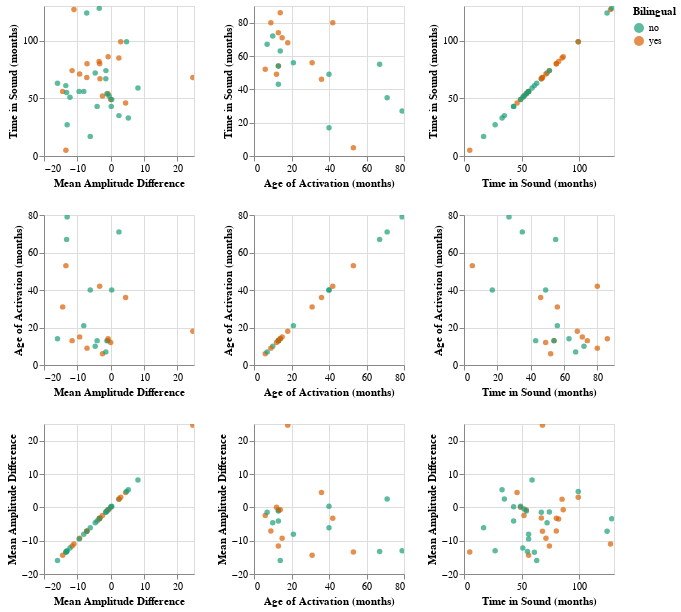

The code cell stored with this chart in its notebook:
### Code cell
# scatter plot matrix of different variables (TiS, age of implant, MNA):
x_list = ['Time in Sound (months)', 'Age of Activation (months)', 'Mean Amplitude Difference']
ah.scatter_matrix(diffdf, x_list, 'Bilingual', output_directory)

### Figure 1 — Vega-Lite specification as saved in the notebook (floating-point values rounded to 4 significant figures)
{"config": {"view": {"continuousWidth": 400, "continuousHeight": 300}}, "repeat": {"column": ["Mean Amplitude Difference", "Age of Activation (months)", "Time in Sound (months)"], "row": ["Time in Sound (months)", "Age of Activation (months)", "Mean Amplitude Difference"]}, "spec": {"data": {"name": "data-f887b60b72f5bdd7e7ba72a0de8e59a6"}, "mark": "circle", "encoding": {"color": {"type": "nominal", "field": "Bilingual", "scale": {"scheme": "dark2"}}, "x": {"type": "quantitative", "field": {"repeat": "column"}}, "y": {"type": "quantitative", "field": {"repeat": "row"}}}, "height": 150, "selection": {"selector002": {"type": "interval", "bind": "scales", "encodings": ["x", "y"]}}, "width": 150}, "$schema": "https://vega.github.io/schema/vega-lite/v4.8.1.json", "datasets": {"data-f887b60b72f5bdd7e7ba72a0de8e59a6": [{"ID": "942", "Group": "CI", "Mean Amplitude": -19.68, "Bilingual": "no", "Age (months)": 56, "Time in Sound (months)": 43, "Age of Activation (months)": 13.0, "Region": "Frontal", "Mean Amplitude Difference": -4.068}, {"ID": "959", "Group": "CI", "Mean Amplitude": -15.05, "Bilingual": "no", "Age (months)": 57, "Time in Sound (months)": 17, "Age of Activation (months)": 40.0, "Region": "Frontal", "Mean Amplitude Difference": -6.121}, {"ID": "925", "Group": "CI", "Mean Amplitude": -15.04, "Bilingual": "yes", "Age (months)": 58, "Time in Sound (months)": 52, "Age of Activation (months)": 6.0, "Region": "Frontal", "Mean Amplitude Difference": -2.451}, {"ID": "956", "Group": "CI", "Mean Amplitude": -20.8, "Bilingual": "yes", "Age (months)": 58, "Time in Sound (months)": 5, "Age of Activation (months)": 53.0, "Region": "Frontal", "Mean Amplitude Difference": -13.43}, {"ID": "955", "Group": "CI", "Mean Amplitude": -2.808, "Bilingual": "yes", "Age (months)": 61, "Time in Sound (months)": 49, "Age of Activation (months)": 12.0, "Region": "Frontal", "Mean Amplitude Difference": 0.009}, {"ID": "904", "Group": "CI", "Mean Amplitude": -20.64, "Bilingual": "yes", "Age (months)": 67, "Time in Sound (months)": 54, "Age of Activation (months)": 13.0, "Region": "Frontal", "Mean Amplitude Difference": -0.795}, {"ID": "911", "Group": "CI", "Mean Amplitude": -17.36, "Bilingual": "no", "Age (months)": 67, "Time in Sound (months)": 54, "Age of Activation (months)": 13.0, "Region": "Frontal", "Mean Amplitude Difference": -1.122}, {"ID": "919", "Group": "CI", "Mean Amplitude": -15.46, "Bilingual": "no", "Age (months)": 74, "Time in Sound (months)": 67, "Age of Activation (months)": 7.0, "Region": "Frontal", "Mean Amplitude Difference": -1.454}, {"ID": "945", "Group": "CI", "Mean Amplitude": -16.92, "Bilingual": "no", "Age (months)": 77, "Time in Sound (months)": 56, "Age of Activation (months)": 21.0, "Region": "Frontal", "Mean Amplitude Difference": -8.067}, {"ID": "961", "Group": "CI", "Mean Amplitude": -19.6, "Bilingual": "no", "Age (months)": 77, "Time in Sound (months)": 63, "Age of Activation (months)": 14.0, "Region": "Frontal", "Mean Amplitude Difference": -15.95}, {"ID": "903", "Group": "CI", "Mean Amplitude": -24.76, "Bilingual": "no", "Age (months)": 82, "Time in Sound (months)": 72, "Age of Activation (months)": 10.0, "Region": "Frontal", "Mean Amplitude Difference": -4.641}, {"ID": "921", "Group": "CI", "Mean Amplitude": -33.19, "Bilingual": "yes", "Age (months)": 82, "Time in Sound (months)": 46, "Age of Activation (months)": 36.0, "Region": "Frontal", "Mean Amplitude Difference": 4.483}, {"ID": "936", "Group": "CI", "Mean Amplitude": -6.697, "Bilingual": "yes", "Age (months)": 86, "Time in Sound (months)": 71, "Age of Activation (months)": 15.0, "Region": "Frontal", "Mean Amplitude Difference": -9.298}, {"ID": "901", "Group": "CI", "Mean Amplitude": -3.359, "Bilingual": "yes", "Age (months)": 86, "Time in Sound (months)": 68, "Age of Activation (months)": 18.0, "Region": "Frontal", "Mean Amplitude Difference": 24.66}, {"ID": "923", "Group": "CI", "Mean Amplitude": -22.51, "Bilingual": "yes", "Age (months)": 87, "Time in Sound (months)": 56, "Age of Activation (months)": 31.0, "Region": "Frontal", "Mean Amplitude Difference": -14.4}, {"ID": "924", "Group": "CI", "Mean Amplitude": -18.95, "Bilingual": "yes", "Age (months)": 87, "Time in Sound (months)": 74, "Age of Activation (months)": 13.0, "Region": "Frontal", "Mean Amplitude Difference": -11.57}, {"ID": "934", "Group": "CI", "Mean Amplitude": -14.02, "Bilingual": "yes", "Age (months)": 89, "Time in Sound (months)": 80, "Age of Activation (months)": 9.0, "Region": "Frontal", "Mean Amplitude Difference": -7.093}, {"ID": "951", "Group": "CI", "Mean Amplitude": -19.7, "Bilingual": "no", "Age (months)": 89, "Time in Sound (months)": 49, "Age of Activation (months)": 40.0, "Region": "Frontal", "Mean Amplitude Difference": 0.316}, {"ID": "913", "Group": "CI", "Mean Amplitude": -15.58, "Bilingual": "yes", "Age (months)": 100, "Time in Sound (months)": 86, "Age of Activation (months)": 14.0, "Region": "Frontal", "Mean Amplitude Difference": -0.756}, {"ID": "941", "Group": "CI", "Mean Amplitude": -19.01, "Bilingual": "no", "Age (months)": 106, "Time in Sound (months)": 35, "Age of Activation (months)": 71.0, "Region": "Frontal", "Mean Amplitude Difference": 2.484}, {"ID": "947", "Group": "CI", "Mean Amplitude": -19.22, "Bilingual": "no", "Age (months)": 106, "Time in Sound (months)": 27, "Age of Activation (months)": 79.0, "Region": "Frontal", "Mean Amplitude Difference": -13.06}, {"ID": "935", "Group": "CI", "Mean Amplitude": -16.62, "Bilingual": "yes", "Age (months)": 122, "Time in Sound (months)": 80, "Age of Activation (months)": 42.0, "Region": "Frontal", "Mean Amplitude Difference": -3.303}, {"ID": "937", "Group": "CI", "Mean Amplitude": -27.73, "Bilingual": "no", "Age (months)": 122, "Time in Sound (months)": 55, "Age of Activation (months)": 67.0, "Region": "Frontal", "Mean Amplitude Difference": -13.22}, {"ID": "857", "Group": "HG", "Mean Amplitude": -8.053, "Bilingual": "no", "Age (months)": 33, "Time in Sound (months)": 33, "Age of Activation (months)": null, "Region": "Frontal", "Mean Amplitude Difference": 5.293}, {"ID": "847", "Group": "HG", "Mean Amplitude": -2.966, "Bilingual": "no", "Age (months)": 43, "Time in Sound (months)": 43, "Age of Activation (months)": null, "Region": "Frontal", "Mean Amplitude Difference": 0.175}, {"ID": "858", "Group": "HG", "Mean Amplitude": -18.59, "Bilingual": "no", "Age (months)": 51, "Time in Sound (months)": 51, "Age of Activation (months)": null, "Region": "Frontal", "Mean Amplitude Difference": -12.21}, {"ID": "859", "Group": "HG", "Mean Amplitude": -7.7, "Bilingual": "no", "Age (months)": 52, "Time in Sound (months)": 52, "Age of Activation (months)": null, "Region": "Frontal", "Mean Amplitude Difference": -0.46}, {"ID": "841", "Group": "HG", "Mean Amplitude": -28.02, "Bilingual": "no", "Age (months)": 56, "Time in Sound (months)": 56, "Age of Activation (months)": null, "Region": "Frontal", "Mean Amplitude Difference": -9.465}, {"ID": "836", "Group": "HG", "Mean Amplitude": -8.181, "Bilingual": "no", "Age (months)": 59, "Time in Sound (months)": 59, "Age of Activation (months)": null, "Region": "Frontal", "Mean Amplitude Difference": 8.188}, {"ID": "846", "Group": "HG", "Mean Amplitude": -27.16, "Bilingual": "yes", "Age (months)": 68, "Time in Sound (months)": 68, "Age of Activation (months)": null, "Region": "Frontal", "Mean Amplitude Difference": -7.165}, {"ID": "N4C01", "Group": "HG", "Mean Amplitude": -17.46, "Bilingual": "no", "Age (months)": 61, "Time in Sound (months)": 61, "Age of Activation (months)": null, "Region": "Frontal", "Mean Amplitude Difference": -13.45}, {"ID": "842", "Group": "HG", "Mean Amplitude": -18.28, "Bilingual": "yes", "Age (months)": 67, "Time in Sound (months)": 67, "Age of Activation (months)": null, "Region": "Frontal", "Mean Amplitude Difference": -3.214}, {"ID": "848", "Group": "HG", "Mean Amplitude": -15.1, "Bilingual": "no", "Age (months)": 74, "Time in Sound (months)": 74, "Age of Activation (months)": null, "Region": "Frontal", "Mean Amplitude Difference": -1.423}, {"ID": "N4C10", "Group": "HG", "Mean Amplitude": -9.489, "Bilingual": "yes", "Age (months)": 82, "Time in Sound (months)": 82, "Age of Activation (months)": null, "Region": "Frontal", "Mean Amplitude Difference": -3.473}, {"ID": "N4C13", "Group": "HG", "Mean Amplitude": -25.55, "Bilingual": "yes", "Age (months)": 85, "Time in Sound (months)": 85, "Age of Activation (months)": null, "Region": "Frontal", "Mean Amplitude Difference": 2.461}, {"ID": "809", "Group": "HG", "Mean Amplitude": -13.55, "Bilingual": "no", "Age (months)": 99, "Time in Sound (months)": 99, "Age of Activation (months)": null, "Region": "Frontal", "Mean Amplitude Difference": 4.761}, {"ID": "N4C09", "Group": "HG", "Mean Amplitude": -11.51, "Bilingual": "yes", "Age (months)": 99, "Time in Sound (months)": 99, "Age of Activation (months)": null, "Region": "Frontal", "Mean Amplitude Difference": 3.015}, {"ID": "850", "Group": "HG", "Mean Amplitude": -22.29, "Bilingual": "no", "Age (months)": 124, "Time in Sound (months)": 124, "Age of Activation (months)": null, "Region": "Frontal", "Mean Amplitude Difference": -7.178}, {"ID": "801", "Group": "HG", "Mean Amplitude": -24.32, "Bilingual": "yes", "Age (months)": 127, "Time in Sound (months)": 127, "Age of Activation (months)": null, "Region": "Frontal", "Mean Amplitude Difference": -11.01}, {"ID": "803", "Group": "HG", "Mean Amplitude": -15.16, "Bilingual": "no", "Age (months)": 128, "Time in Sound (months)": 128, "Age of Activation (months)": null, "Region": "Frontal", "Mean Amplitude Difference": -3.417}]}}
